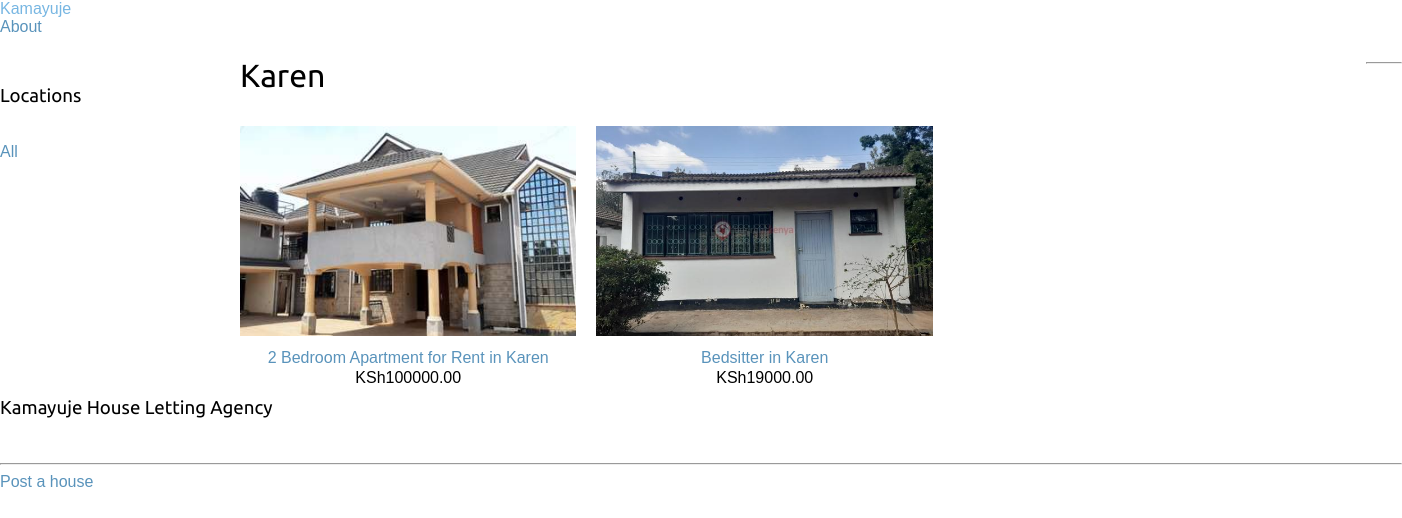
/karen/, run on the app's committed database.
### Houses/models.py (models this page shows, shortened)
class House_Location(models.Model):
    locationName = models.CharField(max_length=255)
    slug = models.SlugField(max_length=255,
                            unique=True)
    class Meta:
        ordering = ['locationName']
        indexes = [
            models.Index(fields=['locationName']),
        ]
        verbose_name = 'Location'
        verbose_name_plural = 'Locations'

class House_Details(models.Model):
    user = models.ForeignKey(User,
                             on_delete=models.CASCADE)
    location = models.ForeignKey(House_Location,
                                 on_delete=models.CASCADE)
    title = models.CharField(max_length=255)
    slug = models.SlugField(max_length=155, unique=True)
    thumbnail = models.ImageField(upload_to='img')
    description = models.TextField(max_length=1000)
    monthly_rent = models.DecimalField(max_digits=10,
                                       decimal_places=2)
    available = models.BooleanField(default=True)
    owners_contact = models.DecimalField(max_digits=10,
                                         decimal_places=0)
    posted = models.DateTimeField(auto_now_add=True)
    updated = models.DateTimeField(auto_now=True)
    class Meta:
        ordering = ['-posted']
    def get_absolute_url(self):
        return reverse('Houses:house_detail', args=[self.id, self.slug])

### Agency/views.py (the view)
# urls.py: path('', views.house_list, name='house_list'),
def house_list(request, location_slug=None):
    location = None
    locations = House_Location.objects.all()
    houses = House_Details.objects.filter(available=True)
    if location_slug:
        location = get_object_or_404(House_Location,
                                     slug=location_slug)
        houses = houses.filter(location=location)
    return render(request,
                  'Agency/frontpage.html',
                  {'location': location,
                   'locations': locations,
                   'houses': houses})

### Agency/templates/Agency/frontpage.html (shortened to what this page needs)
{% extends "Agency/base.html" %}
{% load static %}
    {% block content %}
        <div id="sidebar">
            <h3>Locations</h3>
            <ul>
                <li {% if not locations %}class="selected"{% endif %}>
                    <a href="{% url "Agency:house_list" %}">All</a>
                </li>
            </ul>
        </div>
        <div id="main" class="product-list">
            <h1>{% if location %}{{ location.locationName }}{% else %}Houses
            {% endif %}</h1>
            {% for house in houses %}
                <div class="item">
                    <a class="afrontpage" href="{{ house.get_absolute_url }}">
                        <img src="{% if house.thumbnail %}{{ house.thumbnail.url }}{% else %}{%
            static "img/no_image.png" %}{% endif %}">
                    </a>
                    <a class="afrontpage" href="{{ house.get_absolute_url }}">{{ house.title }}</a>
                    <br>
                    KSh{{ house.monthly_rent }}
                </div>
            {% endfor %}
        </div>
    {% endblock %}

### Agency/static/css/base.css (style rules this page uses)
body { margin:0; padding:0; font-family:helvetica, sans-serif; }
h1, h2, h3, h4, h5 , h6 { font-family: 'Ubuntu', sans-serif; font-weight:normal; }
a { text-decoration:none; color:#5993bb; }
#sidebar { width:220px; padding:30px 20px 0 0; float:left; }
#sidebar ul { margin:0; padding:0; }
#sidebar ul li { margin:0; list-style:none; padding:10px 14px; }
#sidebar ul li a { display:block; }
#main { float:left; width: 96%; margin-right:-220px; overflow:hidden; }
.product-list .item { width:25%; padding:10px 20px 10px 0; float:left; text-align:center; line-height:1.2; }
.product-list .item img { width:100%; margin-bottom:8px; }
a, li { display:inline; text-decoration: none; justify-content: space-between; }

### data on the page
House_Location: locationName "Karen"
House_Details: thumbnail (picture), title "2 Bedroom Apartment for Rent in Karen", monthly_rent "100000.00"
House_Details: thumbnail (picture), title "Bedsitter in Karen", monthly_rent "19000.00"
